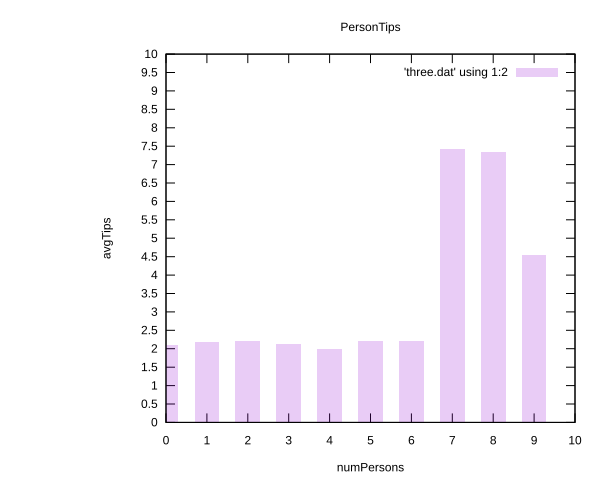

This chart was generated by the following gnuplot code:
set terminal svg
set out 'a3t3.svg'
set boxwidth 0.6 relative
set style histogram 

set datafile separator ' '

set title "PersonTips"
set xlabel "numPersons"
set ylabel "avgTips"
set yrange[0:10]
set xrange[0:10]

set xrange[0:10]
set lmargin 20                                                               
set xtics 1
set ytics 0.5

plot 'three.dat' using 1:2 with boxes
